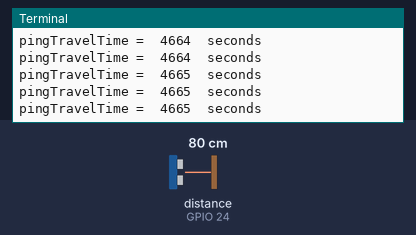
This program was run on a simulated Raspberry Pi (BCM pin numbers). Parts: the last lines printed to the terminal. The inputs (shaded band) are chosen by the test bench; at power-on: distance to the obstacle (sensor on GPIO 24) 80 cm. The echo pulse lasts 58.3 µs per cm; the clock reads 2024-03-15 10:24:30 at power-on unless the program sets it.

Above: at 1.2 s.
1.3 s: distance to the obstacle (sensor on GPIO 24) set to 2 cm
At 1.6 s:
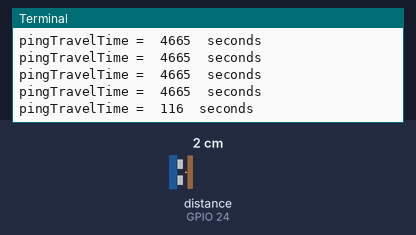
2.8 s: distance to the obstacle (sensor on GPIO 24) set to 4 cm
At 2.8 s:
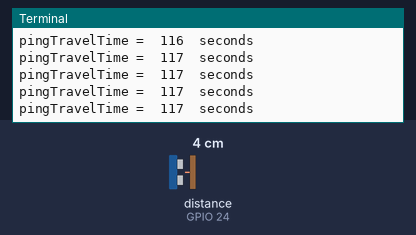
Timing chart, 0 to 5.8 s (numbered marks = the images above; inputs shaded):
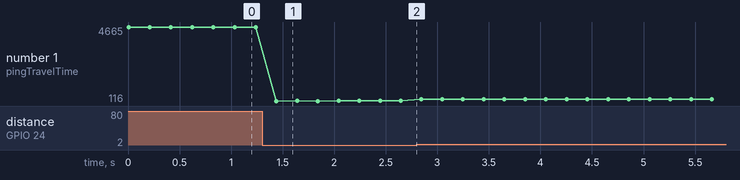

Measured:
- after the input at 1.3 s, the terminal: prints a new line after 0.14 s (image 1)
- plotted number 1: 4665 → 117 after the input at 1.3 s, 117 → 232 after the input at 2.8 s

The program:

echoLocation.py
```python
# Using a HC-SR04 Ultrasonic Sensor For Echolocation
# Vcc, Trig, Echo, Gnd
# Trig:     2us(low) -> 10us(high)
# Echo:     t

import RPi.GPIO as GPIO
import time

GPIO.setmode(GPIO.BCM)
TRIGPIN = 23
ECHOPIN = 24
GPIO.setup(TRIGPIN, GPIO.OUT)
GPIO.setup(ECHOPIN, GPIO.IN)

try:
    while True:
        GPIO.output(TRIGPIN, 0)
        time.sleep(2E-6)
        GPIO.output(TRIGPIN, 1)
        time.sleep(10E-6)
        GPIO.output(TRIGPIN, 0)

        while GPIO.input(ECHOPIN) == 0:
            pass
        echoStartTime = time.time()
        while GPIO.input(ECHOPIN) == 1:
            pass
        echoStopTime = time.time()

        pingTravelTime = echoStopTime - echoStartTime
        print('pingTravelTime = ', int(pingTravelTime * 1E6), ' seconds')
        time.sleep(.2)

except KeyboardInterrupt:
    GPIO.cleanup()
    print('GPIO Good to Go.')
```
